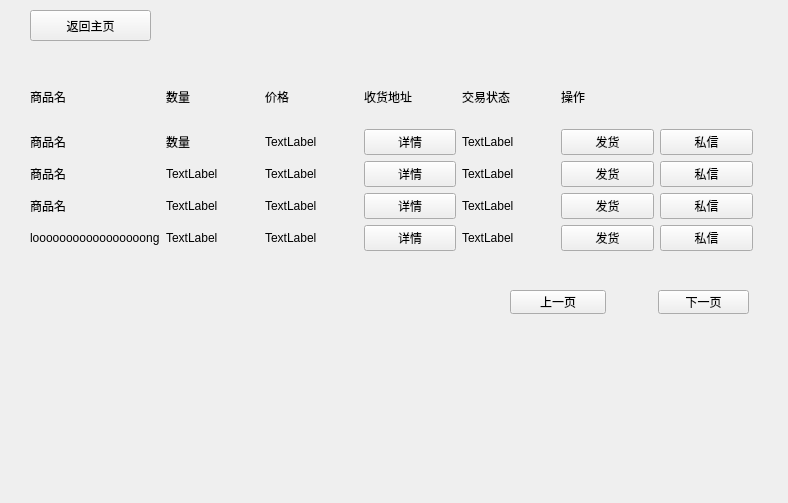
<?xml version="1.0" encoding="UTF-8"?>
<ui version="4.0">
 <class>Form</class>
 <widget class="QWidget" name="Form">
  <property name="geometry">
   <rect>
    <x>0</x>
    <y>0</y>
    <width>788</width>
    <height>503</height>
   </rect>
  </property>
  <property name="windowTitle">
   <string>Form</string>
  </property>
  <widget class="QPushButton" name="Next_page_btn">
   <property name="geometry">
    <rect>
     <x>658</x>
     <y>290</y>
     <width>91</width>
     <height>24</height>
    </rect>
   </property>
   <property name="text">
    <string>下一页</string>
   </property>
  </widget>
  <widget class="QPushButton" name="Prev_page_btn">
   <property name="geometry">
    <rect>
     <x>510</x>
     <y>290</y>
     <width>96</width>
     <height>24</height>
    </rect>
   </property>
   <property name="text">
    <string>上一页</string>
   </property>
  </widget>
  <widget class="QPushButton" name="Back_btn">
   <property name="geometry">
    <rect>
     <x>30</x>
     <y>10</y>
     <width>121</width>
     <height>31</height>
    </rect>
   </property>
   <property name="text">
    <string>返回主页</string>
   </property>
  </widget>
  <widget class="QWidget" name="gridLayoutWidget">
   <property name="geometry">
    <rect>
     <x>30</x>
     <y>70</y>
     <width>723</width>
     <height>181</height>
    </rect>
   </property>
   <layout class="QGridLayout" name="gridLayout">
    <item row="4" column="6">
     <widget class="QPushButton" name="message_btn_4">
      <property name="text">
       <string>私信</string>
      </property>
     </widget>
    </item>
    <item row="3" column="2">
     <widget class="QLabel" name="price_3">
      <property name="text">
       <string>TextLabel</string>
      </property>
     </widget>
    </item>
    <item row="1" column="6">
     <widget class="QPushButton" name="message_btn_1">
      <property name="text">
       <string>私信</string>
      </property>
     </widget>
    </item>
    <item row="3" column="5">
     <widget class="QPushButton" name="act_btn_3">
      <property name="text">
       <string>发货</string>
      </property>
     </widget>
    </item>
    <item row="0" column="1">
     <widget class="QLabel" name="label">
      <property name="text">
       <string>数量</string>
      </property>
     </widget>
    </item>
    <item row="0" column="3">
     <widget class="QLabel" name="label_4">
      <property name="text">
       <string>收货地址</string>
      </property>
     </widget>
    </item>
    <item row="0" column="5" colspan="2">
     <widget class="QLabel" name="label_6">
      <property name="text">
       <string>操作</string>
      </property>
     </widget>
    </item>
    <item row="3" column="4">
     <widget class="QLabel" name="status_3">
      <property name="text">
       <string>TextLabel</string>
      </property>
     </widget>
    </item>
    <item row="1" column="2">
     <widget class="QLabel" name="price_1">
      <property name="text">
       <string>TextLabel</string>
      </property>
     </widget>
    </item>
    <item row="4" column="0">
     <widget class="QLabel" name="name_4">
      <property name="text">
       <string>looooooooooooooooong</string>
      </property>
     </widget>
    </item>
    <item row="0" column="2">
     <widget class="QLabel" name="label_3">
      <property name="text">
       <string>价格</string>
      </property>
     </widget>
    </item>
    <item row="1" column="5">
     <widget class="QPushButton" name="act_btn_1">
      <property name="text">
       <string>发货</string>
      </property>
     </widget>
    </item>
    <item row="4" column="3">
     <widget class="QPushButton" name="show_btn4">
      <property name="text">
       <string>详情</string>
      </property>
     </widget>
    </item>
    <item row="2" column="2">
     <widget class="QLabel" name="price_2">
      <property name="text">
       <string>TextLabel</string>
      </property>
     </widget>
    </item>
    <item row="2" column="3">
     <widget class="QPushButton" name="show_btn2">
      <property name="text">
       <string>详情</string>
      </property>
     </widget>
    </item>
    <item row="2" column="1">
     <widget class="QLabel" name="account_2">
      <property name="text">
       <string>TextLabel</string>
      </property>
     </widget>
    </item>
    <item row="0" column="4">
     <widget class="QLabel" name="label_5">
      <property name="text">
       <string>交易状态</string>
      </property>
     </widget>
    </item>
    <item row="2" column="0">
     <widget class="QLabel" name="name_2">
      <property name="text">
       <string>商品名</string>
      </property>
     </widget>
    </item>
    <item row="2" column="4">
     <widget class="QLabel" name="status_2">
      <property name="text">
       <string>TextLabel</string>
      </property>
     </widget>
    </item>
    <item row="1" column="0">
     <widget class="QLabel" name="name_1">
      <property name="text">
       <string>商品名</string>
      </property>
     </widget>
    </item>
    <item row="3" column="1">
     <widget class="QLabel" name="account_3">
      <property name="text">
       <string>TextLabel</string>
      </property>
     </widget>
    </item>
    <item row="4" column="4">
     <widget class="QLabel" name="status_4">
      <property name="text">
       <string>TextLabel</string>
      </property>
     </widget>
    </item>
    <item row="4" column="1">
     <widget class="QLabel" name="account_4">
      <property name="text">
       <string>TextLabel</string>
      </property>
     </widget>
    </item>
    <item row="1" column="1">
     <widget class="QLabel" name="account_1">
      <property name="text">
       <string>数量</string>
      </property>
     </widget>
    </item>
    <item row="4" column="5">
     <widget class="QPushButton" name="act_btn_4">
      <property name="text">
       <string>发货</string>
      </property>
     </widget>
    </item>
    <item row="3" column="0">
     <widget class="QLabel" name="name_3">
      <property name="text">
       <string>商品名</string>
      </property>
     </widget>
    </item>
    <item row="3" column="6">
     <widget class="QPushButton" name="message_btn_3">
      <property name="text">
       <string>私信</string>
      </property>
     </widget>
    </item>
    <item row="1" column="3">
     <widget class="QPushButton" name="show_btn1">
      <property name="text">
       <string>详情</string>
      </property>
     </widget>
    </item>
    <item row="3" column="3">
     <widget class="QPushButton" name="show_btn3">
      <property name="text">
       <string>详情</string>
      </property>
     </widget>
    </item>
    <item row="1" column="4">
     <widget class="QLabel" name="status_1">
      <property name="text">
       <string>TextLabel</string>
      </property>
     </widget>
    </item>
    <item row="4" column="2">
     <widget class="QLabel" name="price_4">
      <property name="text">
       <string>TextLabel</string>
      </property>
     </widget>
    </item>
    <item row="2" column="6">
     <widget class="QPushButton" name="message_btn_2">
      <property name="text">
       <string>私信</string>
      </property>
     </widget>
    </item>
    <item row="2" column="5">
     <widget class="QPushButton" name="act_btn_2">
      <property name="text">
       <string>发货</string>
      </property>
     </widget>
    </item>
    <item row="0" column="0">
     <widget class="QLabel" name="label_2">
      <property name="text">
       <string>商品名</string>
      </property>
     </widget>
    </item>
   </layout>
  </widget>
 </widget>
 <resources/>
 <connections/>
</ui>
